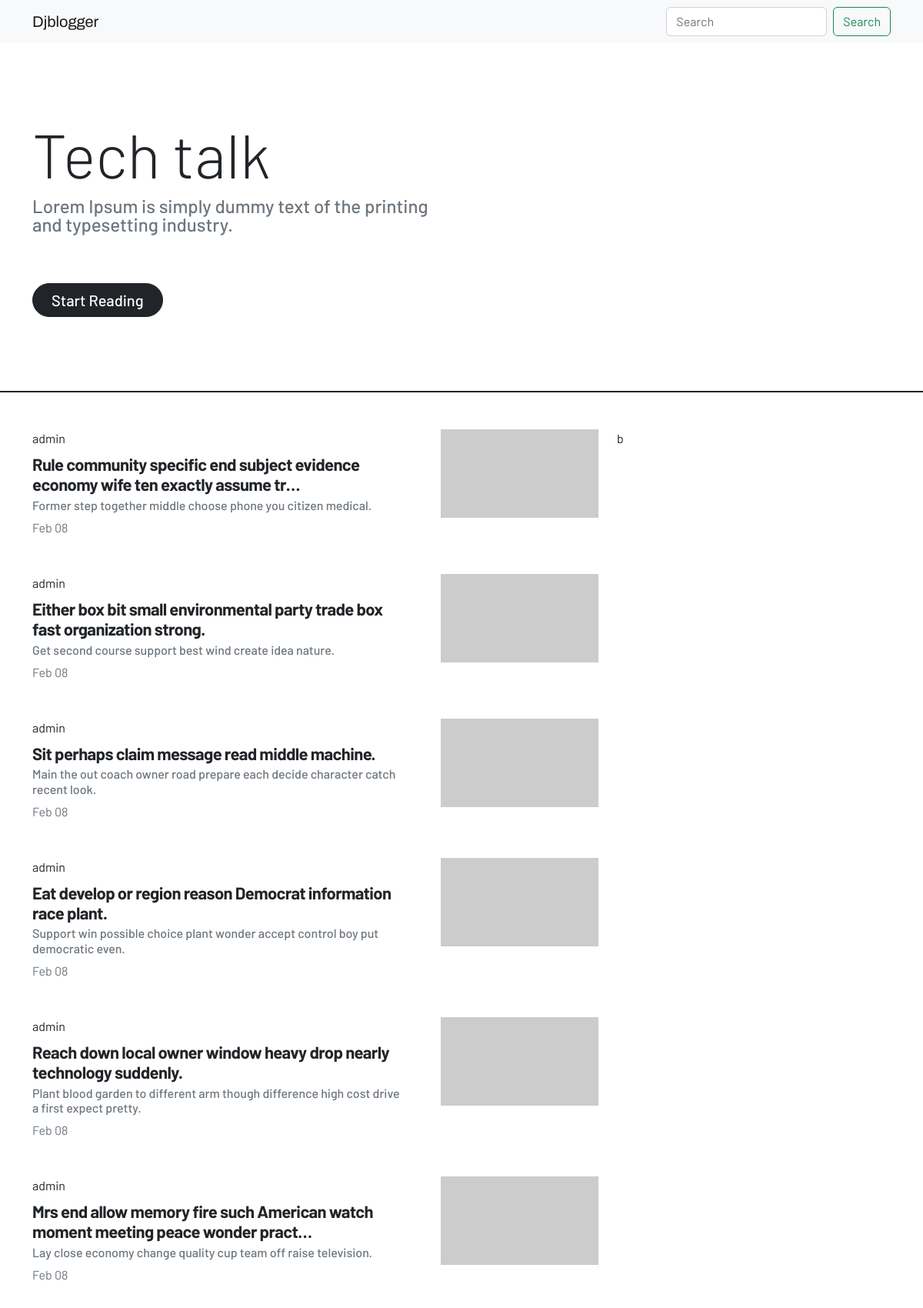
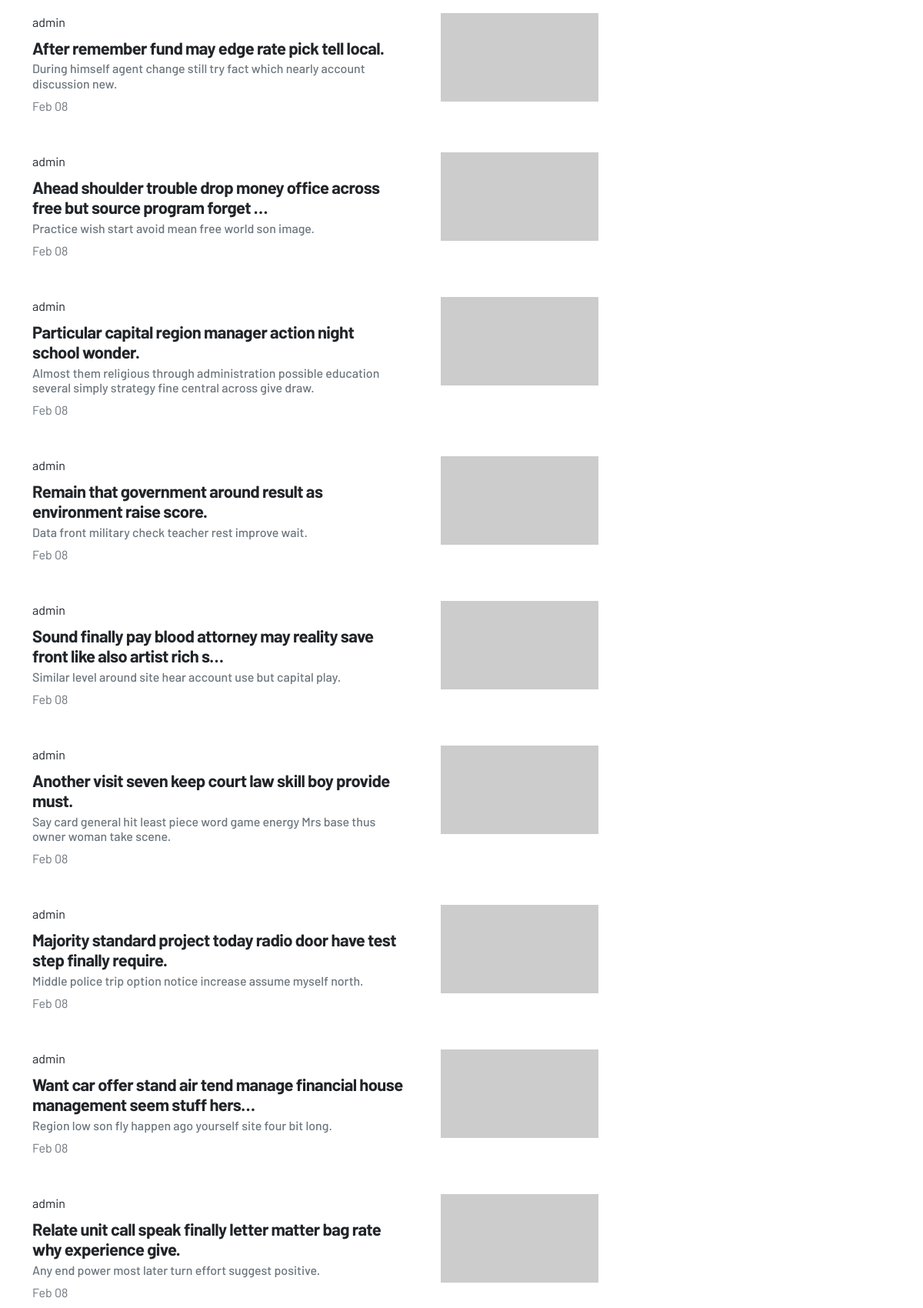
The page / (upper part) on the database its author committed (2 pictures, top to bottom).
### djblogger/blog/models.py (models this page shows, shortened)
class Post(models.Model):
    options = (
        ("draft", "Draft"),
        ("published", "Published"),
    )
    title = models.CharField(max_length=250)
    subtitle = models.CharField(max_length=100)
    slug = models.SlugField(max_length=250, unique=True)
    author = models.ForeignKey(User, on_delete=models.CASCADE, related_name="post_author")
    content = models.TextField()
    created_at = models.DateTimeField(auto_now_add=True, editable=False)
    updated_at = models.DateTimeField(auto_now=True)
    status = models.CharField(max_length=10, choices=options, default="draft")
    class Meta:
        ordering = ("-created_at",)

### djblogger/blog/views.py (the view)
# urls.py: path("", views.HomeView.as_view(), name="homepage"),
class HomeView(ListView):
    model = Post
    template_name = "blog/index.html"
    context_object_name = "posts"

### djblogger/templates/blog/index.html (shortened to what this page needs)
{% extends "../base/base.html" %}
{% block template %}
{% include "../base/navbar.html" %}
{% include "./components/splash.html" %}
<div class="container pt-5">
    <div class="row">
        <div class="col-12 col-lg-8">
        {% for post in posts %}
        <a href="" class="text-decoration-none infscroll">
            <div class="card border-0 pb-3 pb-sm-5">
                <div class="row">
                    <div class="col-8">
                        <div class="card_body pb-0">
                            <div class="pb-2 text-body infscoll-author">{{post.author}}</div>
                            <h1 class="mb-1 text-body fw-bold">{{post.title|truncatechars:80}}</h1>
                            <h2 class="text-muted fs-6 d-none d-sm-block">{{post.subtitle}}</h2>
                            <div class="text-muted infscoll-date">{{post.updated_at|date:"M d"}}</div>
                        </div>
                    </div>
                    <div class="col-4">
                        <img src="https://picsum.photos/205/115" class="img-fluid float-end">
                    </div>
                 </div>
            </div>
        </a>
        {% endfor %}
        </div>
        <div class="d-none d-lg-block col-4">b</div>
    </div>
</div>
{% endblock %}

### djblogger/static/css/main.css (style rules this page uses)
html, body { font-family: 'Barlow', sans-serif; }
.infscroll h1 { font-size: 22px; letter-spacing: -0.6px; }

### rows shown on the page
Post: author "admin", title "Rule community specific end subject evidence economy wife ten exactly assume tr…", subtitle "Former step together middle choose phone you citizen medical.", updated_at "Feb 08"
Post: author "admin", title "Either box bit small environmental party trade box fast organization strong.", subtitle "Get second course support best wind create idea nature.", updated_at "Feb 08"
Post: author "admin", title "Sit perhaps claim message read middle machine.", subtitle "Main the out coach owner road prepare each decide character catch recent look.", updated_at "Feb 08"
Post: author "admin", title "Eat develop or region reason Democrat information race plant.", subtitle "Support win possible choice plant wonder accept control boy put democratic even.", updated_at "Feb 08"
Post: author "admin", title "Reach down local owner window heavy drop nearly technology suddenly.", subtitle "Plant blood garden to different arm though difference high cost drive a first expect pretty.", updated_at "Feb 08"
Post: author "admin", title "Mrs end allow memory fire such American watch moment meeting peace wonder pract…", subtitle "Lay close economy change quality cup team off raise television.", updated_at "Feb 08"
Post: author "admin", title "After remember fund may edge rate pick tell local.", subtitle "During himself agent change still try fact which nearly account discussion new.", updated_at "Feb 08"
Post: author "admin", title "Ahead shoulder trouble drop money office across free but source program forget …", subtitle "Practice wish start avoid mean free world son image.", updated_at "Feb 08"
Post: author "admin", title "Particular capital region manager action night school wonder.", subtitle "Almost them religious through administration possible education several simply strategy fine central across give draw.", updated_at "Feb 08"
Post: author "admin", title "Remain that government around result as environment raise score.", subtitle "Data front military check teacher rest improve wait.", updated_at "Feb 08"
Post: author "admin", title "Sound finally pay blood attorney may reality save front like also artist rich s…", subtitle "Similar level around site hear account use but capital play.", updated_at "Feb 08"
Post: author "admin", title "Another visit seven keep court law skill boy provide must.", subtitle "Say card general hit least piece word game energy Mrs base thus owner woman take scene.", updated_at "Feb 08"
Post: author "admin", title "Majority standard project today radio door have test step finally require.", subtitle "Middle police trip option notice increase assume myself north.", updated_at "Feb 08"
Post: author "admin", title "Want car offer stand air tend manage financial house management seem stuff hers…", subtitle "Region low son fly happen ago yourself site four bit long.", updated_at "Feb 08"
Post: author "admin", title "Relate unit call speak finally letter matter bag rate why experience give.", subtitle "Any end power most later turn effort suggest positive.", updated_at "Feb 08"
